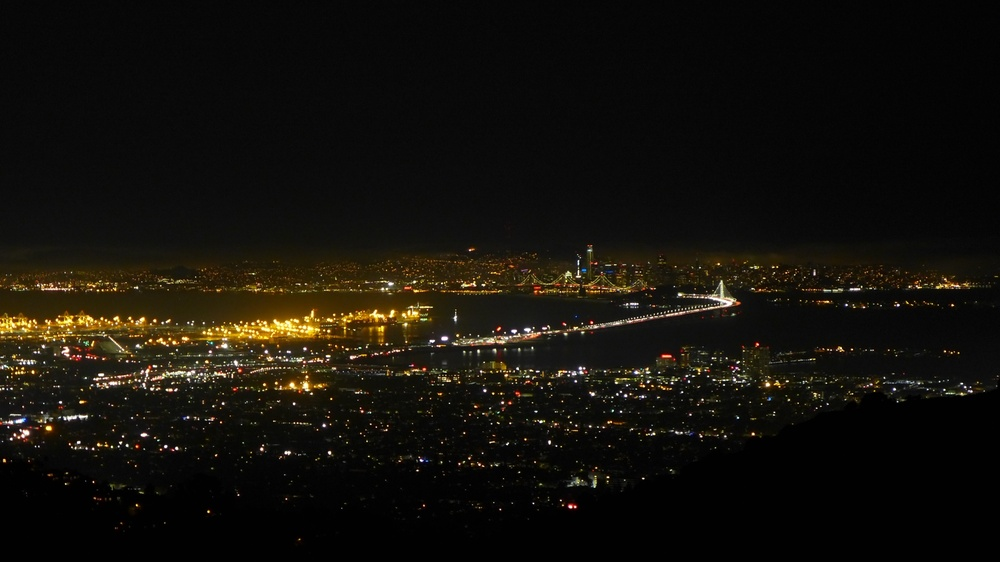
#> input picture images/grizzlypeak.jpg, 1000 x 562 px, shrunk from 1984 x 1116 before the run
$ python Q3.1.py
#> lines starting #> are read from the running program, lines starting #| are printed output that depends on the picture
from skimage import io
import matplotlib.pyplot as plt

A = io.imread('grizzlypeak.jpg')
#> A is the input picture: shape (562, 1000, 3); mean R, G, B 19.6, 16.8, 11
(height, width, channel) = A.shape
#> height = 562; width = 1000; channel = 3
for i in range(height):
    for j in range(width):
        for c in range(channel):
            if A[i, j, c] <= 50:
                A[i, j, c] = 0
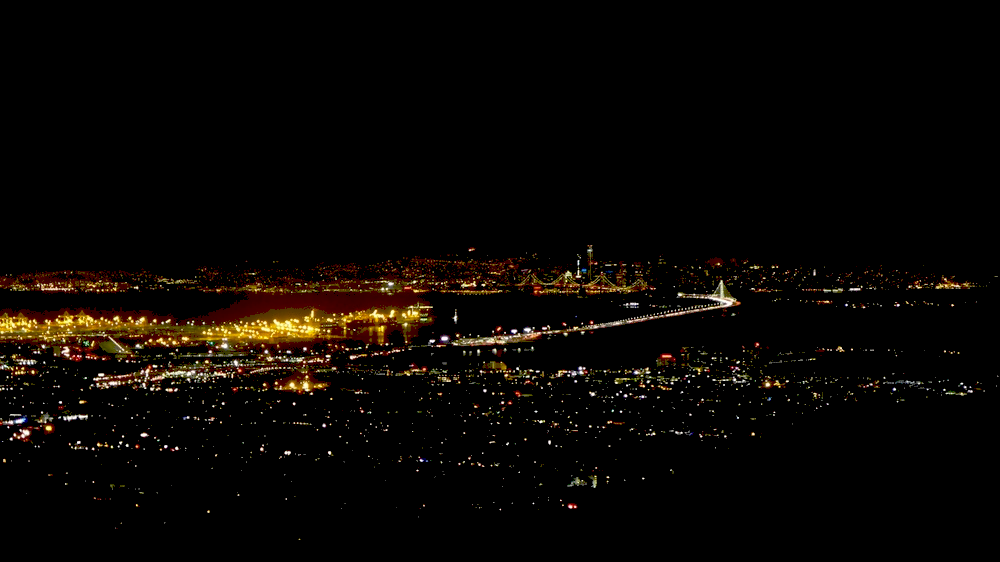
#> A: shape (562, 1000, 3); mean R, G, B 9.2, 6, 3

plt.imshow(A)
plt.show()
